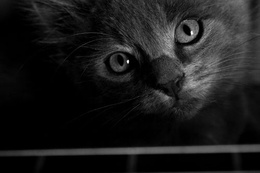
%> input picture Image_Processing/image.jpg, 260 x 173 px, shrunk from 500 x 333 before the run
$ octave dip3.m   (GNU Octave 9; MATLAB toolbox functions it lacks are replaced by stand-ins)
%> lines starting %> are read from the running program, lines starting %| are printed output that depends on the picture
%Problem 3
%Smootheing and Median filter

clear all;
close all;
b=imread('image.jpg');
%> b is the input picture: size 173x260x3 uint8; min 0, max 255, mean 26.8
input_image=rgb2gray(b);
x=[1,2,1;2,4,2;1,2,1]/16; %smoothing filter
image=padarray(input_image,[1,1]);
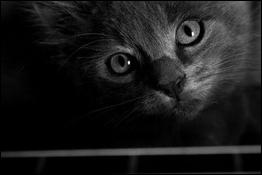
%> image: size 175x262 uint8; min 0, max 255, mean 26.3
s=size(image);
%> s = [175 262]
row=s(1);
%> row = 175
column=s(2);
%> column = 262

% 3x3 Smoothing filter

for i=2:1:row-1

    for j=2:1:column-1

    image1(i,j)=  x(1,1)*image(i-1,j-1) + x(1,2)*image(i-1,j) + x(1,3)*image(i-1,j+1)...
            + x(2,1)*image(i,j-1) + x(2,2)*image(i,j) + x(2,3)*image(i,j+1)...
            + x(3,1)*image(i+1,j-1) + x(3,2)*image(i+1,j) + x(3,3)*image(i+1,j+1);

    end

end
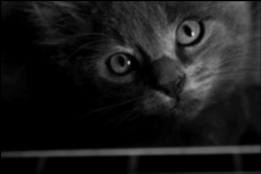
%> image1: size 174x261 uint8; min 0, max 208, mean 26.5
figure;
imshow(image1);
title('Image with Smoothing filter')

% 3x3 Median filter

im=padarray(input_image,[1,1],'replicate');

for i=2:1:row-1

    for j=2:1:column-1

            med_filt = [im(i-1,j-1), im(i-1,j), im(i-1,j+1),...
            im(i,j-1), im(i,j), im(i,j+1),...
            im(i+1,j-1), im(i+1,j), im(i+1,j+1)];

    image2(i,j)=median(med_filt);

    end

end
figure;
imshow(image2);
title('Image with Median filter')
